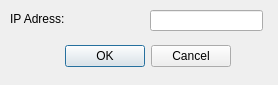
<?xml version="1.0" encoding="UTF-8"?>
<ui version="4.0">
 <class>Dialog</class>
 <widget class="QDialog" name="Dialog">
  <property name="geometry">
   <rect>
    <x>0</x>
    <y>0</y>
    <width>278</width>
    <height>85</height>
   </rect>
  </property>
  <property name="windowTitle">
   <string>Add CORBA Name Service</string>
  </property>
  <widget class="QDialogButtonBox" name="buttonBox">
   <property name="geometry">
    <rect>
     <x>60</x>
     <y>40</y>
     <width>171</width>
     <height>32</height>
    </rect>
   </property>
   <property name="orientation">
    <enum>Qt::Horizontal</enum>
   </property>
   <property name="standardButtons">
    <set>QDialogButtonBox::Cancel|QDialogButtonBox::Ok</set>
   </property>
  </widget>
  <widget class="QLineEdit" name="ip">
   <property name="geometry">
    <rect>
     <x>150</x>
     <y>10</y>
     <width>113</width>
     <height>21</height>
    </rect>
   </property>
  </widget>
  <widget class="QLabel" name="label">
   <property name="geometry">
    <rect>
     <x>10</x>
     <y>10</y>
     <width>111</width>
     <height>17</height>
    </rect>
   </property>
   <property name="text">
    <string>IP Adress:</string>
   </property>
  </widget>
 </widget>
 <resources/>
 <connections>
  <connection>
   <sender>buttonBox</sender>
   <signal>accepted()</signal>
   <receiver>Dialog</receiver>
   <slot>accept()</slot>
   <hints>
    <hint type="sourcelabel">
     <x>248</x>
     <y>254</y>
    </hint>
    <hint type="destinationlabel">
     <x>157</x>
     <y>274</y>
    </hint>
   </hints>
  </connection>
  <connection>
   <sender>buttonBox</sender>
   <signal>rejected()</signal>
   <receiver>Dialog</receiver>
   <slot>reject()</slot>
   <hints>
    <hint type="sourcelabel">
     <x>316</x>
     <y>260</y>
    </hint>
    <hint type="destinationlabel">
     <x>286</x>
     <y>274</y>
    </hint>
   </hints>
  </connection>
 </connections>
</ui>
